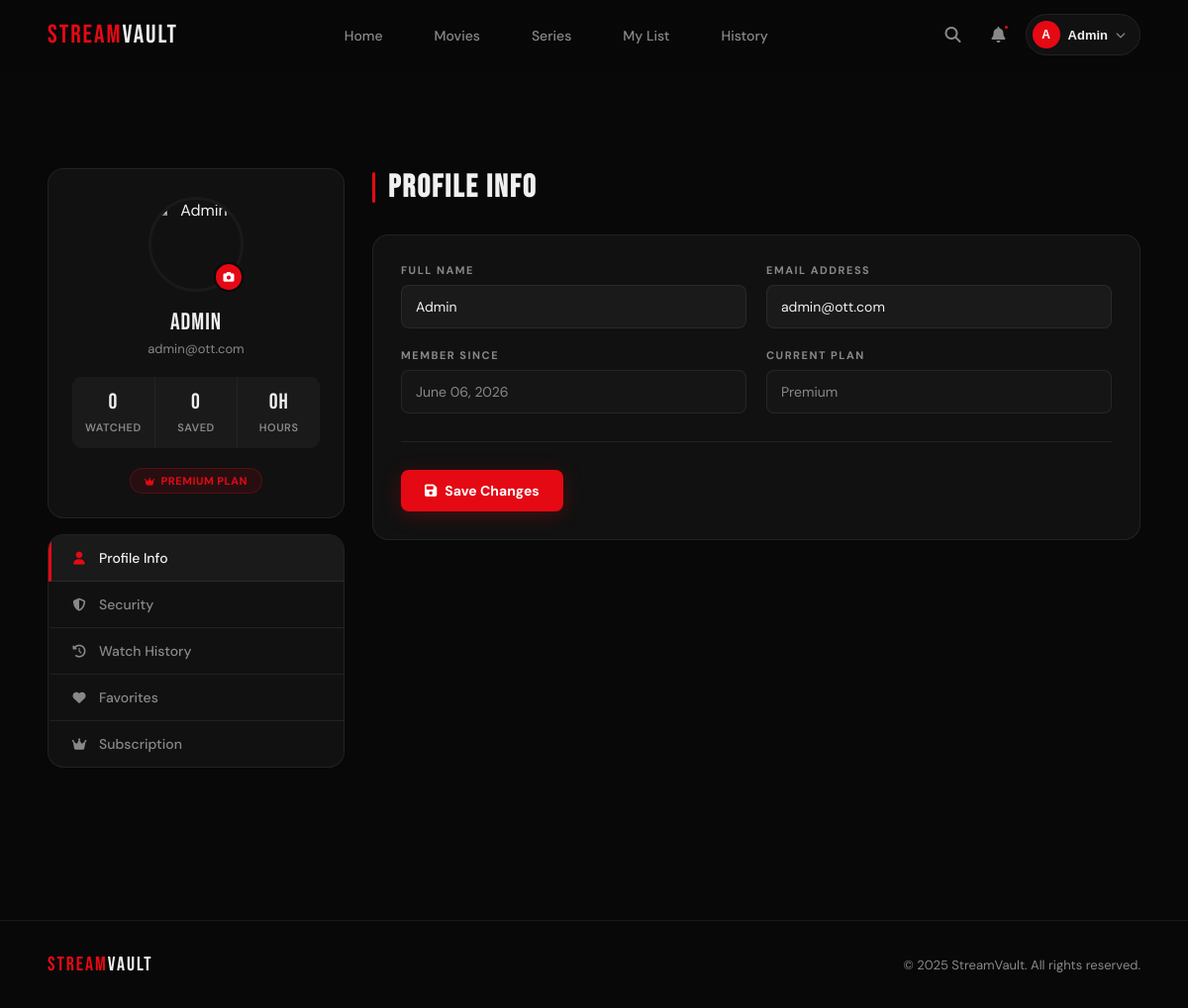
The app's page /profile.php (signed in) with its own data.
### tables this page shows
CREATE TABLE users (
    id INT PRIMARY KEY AUTO_INCREMENT,
    name VARCHAR(100) NOT NULL,
    email VARCHAR(100) UNIQUE NOT NULL,
    password VARCHAR(255) NOT NULL,
    avatar VARCHAR(255) NULL,
    role ENUM('user', 'admin') DEFAULT 'user',
    subscription_status ENUM('free', 'basic', 'premium') DEFAULT 'free',
    subscription_expiry DATE NULL,
    created_at TIMESTAMP DEFAULT CURRENT_TIMESTAMP
);

### profile.php (the view, shortened to what this page needs)
<?php
require_once 'includes/header.php';
require_once 'includes/functions.php';
$userId = $_SESSION['user_id'];
$stmt = $db->prepare("SELECT * FROM users WHERE id = ?");
$stmt->execute([$userId]);
$user = $stmt->fetch();
$stats = [];
$stmt = $db->prepare("SELECT SUM(watch_time) as total_time FROM watch_history WHERE user_id = ?");
$stmt->execute([$userId]);
$stats['total_watch_time'] = $stmt->fetch()['total_time'] ?? 0;
$stmt = $db->prepare("SELECT COUNT(DISTINCT video_id) as videos_watched FROM watch_history WHERE user_id = ?");
$stmt->execute([$userId]);
$stats['videos_watched'] = $stmt->fetch()['videos_watched'] ?? 0;
$stmt = $db->prepare("SELECT COUNT(*) as count FROM user_favorites WHERE user_id = ?");
$stmt->execute([$userId]);
$stats['favorites'] = $stmt->fetch()['count'];
?>
<!DOCTYPE html>
<html lang="en">
<head>
    <link rel="stylesheet" href="https://cdnjs.cloudflare.com/ajax/libs/font-awesome/6.5.0/css/all.min.css">
</head>
<body>
<div class="profile-page">
    <div class="profile-layout">
        <aside class="sidebar">
            <div class="avatar-card">
                <div class="avatar-wrap">
                    <img class="avatar-img" id="avatarPreview"
                         src="<?php echo !empty($user['avatar']) ? htmlspecialchars($user['avatar']) : SITE_URL . '/assets/images/default-avatar.png'; ?>"
                         alt="<?php echo htmlspecialchars($user['name']); ?>">
                    <form action="" method="POST" enctype="multipart/form-data" id="avatar-form">
                        <label class="avatar-upload-btn" for="avatar-upload" title="Change photo">
                            <i class="fas fa-camera"></i>
                        </label>
                    </form>
                </div>
                <div class="user-name"><?php echo htmlspecialchars($user['name']); ?></div>
                <div class="user-email"><?php echo htmlspecialchars($user['email']); ?></div>
                <div class="stats-row">
                    <div class="stat-cell">
                        <span class="stat-val"><?php echo $stats['videos_watched']; ?></span>
                        <span class="stat-lbl">Watched</span>
                    </div>
                    <div class="stat-cell">
                        <span class="stat-val"><?php echo $stats['favorites']; ?></span>
                        <span class="stat-lbl">Saved</span>
                    </div>
                    <div class="stat-cell">
                        <span class="stat-val"><?php echo round($stats['total_watch_time'] / 60, 1); ?>h</span>
                        <span class="stat-lbl">Hours</span>
                    </div>
                </div>
                <span class="plan-pill <?php echo strtolower(htmlspecialchars($user['subscription_status'])); ?>">
                    <i class="fas fa-crown" style="font-size:9px"></i>
                    <?php echo ucfirst(htmlspecialchars($user['subscription_status'])); ?> Plan
                </span>
            </div>
            <nav class="sidebar-nav">
                <div class="nav-item active" data-tab="profile"><i class="fas fa-user"></i> Profile Info</div>
                <div class="nav-item" data-tab="security"><i class="fas fa-shield-halved"></i> Security</div>
                <div class="nav-item" data-tab="history"><i class="fas fa-clock-rotate-left"></i> Watch History</div>
                <div class="nav-item" data-tab="favorites"><i class="fas fa-heart"></i> Favorites</div>
                <div class="nav-item" data-tab="subscription"><i class="fas fa-crown"></i> Subscription</div>
            </nav>
        </aside>
        <div class="content-area">
            <div class="tab-pane active" id="tab-profile">
                <div class="tab-header">
                    <h2 class="tab-title">Profile Info</h2>
                </div>
                <div class="panel">
                    <form action="" method="POST">
                        <div class="form-grid">
                            <div class="form-group">
                                <label class="form-label" for="name">Full Name</label>
                                <input class="form-input" type="text" id="name" name="name"
                                       value="<?php echo htmlspecialchars($user['name']); ?>" required>
                            </div>
                            <div class="form-group">
                                <label class="form-label" for="email">Email Address</label>
                                <input class="form-input" type="email" id="email" name="email"
                                       value="<?php echo htmlspecialchars($user['email']); ?>" required>
                            </div>
                            <div class="form-group">
                                <label class="form-label">Member Since</label>
                                <input class="form-input form-static" type="text" readonly
                                       value="<?php echo date('F d, Y', strtotime($user['created_at'])); ?>">
                            </div>
                            <div class="form-group">
                                <label class="form-label">Current Plan</label>
                                <input class="form-input form-static" type="text" readonly
                                       value="<?php echo ucfirst(htmlspecialchars($user['subscription_status'])); ?><?php echo $user['subscription_expiry'] ? '  ·  Expires ' . date('M d, Y', strtotime($user['subscription_expiry'])) : ''; ?>">
                            </div>
                        </div>
                        <div class="divider"></div>
                        <button type="submit" name="update_profile" class="btn btn-primary">
                            <i class="fas fa-floppy-disk"></i> Save Changes
                        </button>
                    </form>
                </div>
            </div>
        </div>
    </div>
</div>
<footer class="footer">
    <div class="footer-bottom">
        <div class="footer-logo">STREAM<span>VAULT</span></div>
        <p class="footer-copy">© 2025 StreamVault. All rights reserved.</p>
    </div>
</footer>
</body>
</html>

### includes/header.php (style rules this page uses)
:root { --bg: #080808; --surface: #111111; --surface2: #1a1a1a; --surface3: #222222; --border: rgba(255, 255, 255, .07); --red: #e50914; --red-dim: #b8070f; --red-glow: rgba(229, 9, 20, .35); --gold: #f5c518; --text: #f0f0f0; --muted: #888; --font-display: 'Bebas Neue', sans-serif; --font-body: 'DM Sans', sans-serif; --card-r: 12px; --trans: .3s cubic-bezier(.4, 0, .2, 1); --nav-h: 70px; }
*, *::before, *::after { box-sizing: border-box; margin: 0; padding: 0 }
html { scroll-behavior: smooth }
body { font-family: var(--font-body); background: var(--bg); color: var(--text); overflow-x: hidden; -webkit-font-smoothing: antialiased; min-height: 100vh; }
img { display: block; width: 100%; object-fit: cover }

### records on screen
users: name "Admin", email "admin@ott.com", subscription_status "PREMIUM", created_at "June 06, 2026", subscription_status "Premium"

### other values on screen
$item['label'] "Home"
$item['label'] "Movies"
$item['label'] "Series"
$item['label'] "My List"
$item['label'] "History"
substr($_SESSION['user_name'] ?? 'U', 0, 1) "A"
$_SESSION['user_name'] "Admin"
$stats['videos_watched'] "0"
$stats['favorites'] "0"
$stats['total_watch_time'] / 60 "0"
